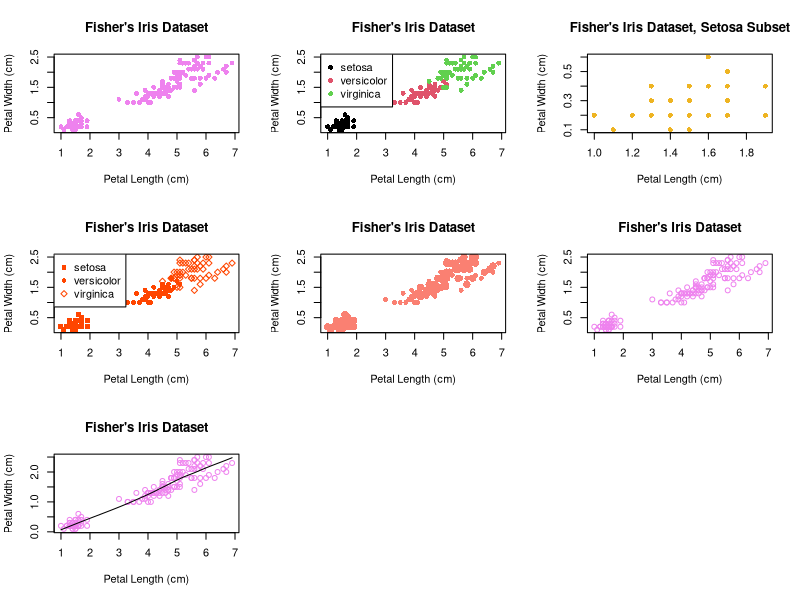

R code for this plot:
par(mfrow=c(3,3))
# Generic Plot of Iris
plot(iris$Petal.Length, iris$Petal.Width,
     xlab = 'Petal Length (cm)', ylab = 'Petal Width (cm)',
     main = "Fisher's Iris Dataset", pch= 16, col = 'violet')

# Petal Length vs petal width, different colors for different species
plot(iris$Petal.Length, iris$Petal.Width,
     xlab = 'Petal Length (cm)', ylab = 'Petal Width (cm)',
     main = "Fisher's Iris Dataset", pch= 16, col = iris$Species)
legend('topleft', legend = levels(iris$Species), pch = 16, col=c(1,2,3))

# Subset of above with setosa
setosa <- subset(iris, Species == 'setosa')
plot(setosa$Petal.Length, setosa$Petal.Width,
     xlab = 'Petal Length (cm)', ylab = 'Petal Width (cm)',
     main = "Fisher's Iris Dataset, Setosa Subset", pch= 16, col = 'goldenrod2')

# Different symbols for different species

plot(iris$Petal.Length, iris$Petal.Width,
     xlab = 'Petal Length (cm)', ylab = 'Petal Width (cm)',
     main = "Fisher's Iris Dataset", pch= c(15, 16, 23)[as.numeric(iris$Species)], col = 'orangered1')
legend('topleft', legend = levels(iris$Species), pch= c(15, 16, 23), col='orangered1')
# Different symbol sizes

plot(iris$Petal.Length, iris$Petal.Width, xlab = 'Petal Length (cm)', ylab = 'Petal Width (cm)',
     main = "Fisher's Iris Dataset", pch = 16, col = 'salmon', cex = c(0.5,1,1.5)[as.numeric(iris$Sepal.Width)])

# Smoothing line

plot(iris$Petal.Length, iris$Petal.Width,
     xlab = 'Petal Length (cm)', ylab = 'Petal Width (cm)',
     main = "Fisher's Iris Dataset",  col = 'violet')
scatter.smooth(iris$Petal.Length, iris$Petal.Width,
               xlab = 'Petal Length (cm)', ylab = 'Petal Width (cm)',
               main = "Fisher's Iris Dataset",  col = 'violet')